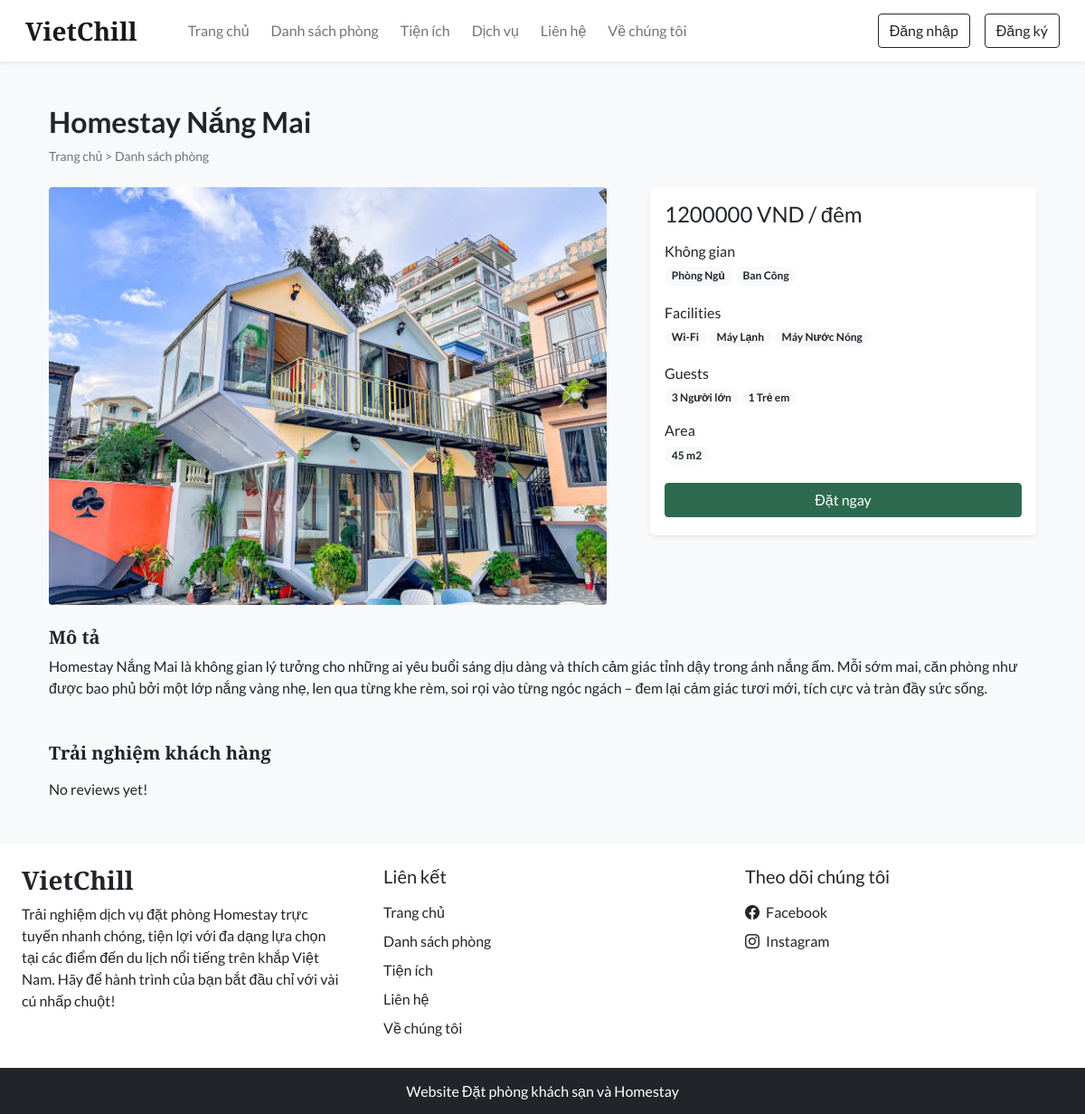
/room_details.php?id=10, run on the app's committed database.
### tables this page shows
CREATE TABLE `settings` (
  `sr_no` int(11) NOT NULL,
  `site_title` varchar(50) NOT NULL,
  `site_about` varchar(250) NOT NULL,
  `shutdown` tinyint(1) NOT NULL
);

CREATE TABLE `rooms` (
  `id` int(11) NOT NULL,
  `name` varchar(150) NOT NULL,
  `area` int(11) NOT NULL,
  `price` int(11) NOT NULL,
  `quantity` int(11) NOT NULL,
  `adult` int(11) NOT NULL,
  `children` int(11) NOT NULL,
  `description` varchar(350) NOT NULL,
  `status` tinyint(4) NOT NULL DEFAULT 1,
  `removed` int(11) NOT NULL DEFAULT 0
);

CREATE TABLE `room_images` (
  `sr_no` int(11) NOT NULL,
  `room_id` int(11) NOT NULL,
  `image` varchar(150) NOT NULL,
  `thumb` tinyint(4) NOT NULL DEFAULT 0
);

CREATE TABLE `features` (
  `id` int(11) NOT NULL,
  `name` varchar(50) NOT NULL
);

CREATE TABLE `facilities` (
  `id` int(11) NOT NULL,
  `icon` varchar(100) NOT NULL,
  `name` varchar(50) NOT NULL,
  `description` varchar(250) NOT NULL
);

### admin/inc/db_config.php (called while the page is built, shortened)
<?php
  function select($sql, $values, $datatypes) {
    $con = $GLOBALS['con'];
    if($stmt = mysqli_prepare($con, $sql)){
      mysqli_stmt_bind_param($stmt, $datatypes, ...$values);
      if(mysqli_stmt_execute($stmt)){
        $res = mysqli_stmt_get_result($stmt);
        return $res;
      }
      else{
        mysqli_stmt_close($stmt);
        die("Query cannot be executed - Execute");
      }
    }
    else{
      die("Query cannot be executed - Select");
    }
  }
?>

### room_details.php (the view, shortened to what this page needs)
<!DOCTYPE html>
<html lang="en">
<head>
  <?php require('inc/links.php'); ?>
</head>
<body class="bg-light">
  <?php require('inc/header.php'); ?>
  <?php
    $data = filteration($_GET);
    $room_res = select("SELECT * FROM `rooms` WHERE `id`=? AND `status`=? AND `removed`=?",[$data['id'],1,0],'iii');
    $room_data = mysqli_fetch_assoc($room_res);
  ?>
  <div class="container">
    <div class="row">
      <div class="col-12 my-5 mb-4 px-4">
        <h2 class="fw-bold"><?php echo $room_data['name'] ?></h2>
        <div style="font-size: 14px;">
          <a href="index.php" class="text-secondary text-decoration-none">Trang chủ</a>
          <span class="text-secondary"> > </span>
          <a href="rooms.php" class="text-secondary text-decoration-none">Danh sách phòng</a>
        </div>
      </div>
      <div class="col-lg-7 col-md-12 px-4">
        <div id="roomCarousel" class="carousel slide" data-bs-ride="carousel">
          <div class="carousel-inner">
            <?php
              $room_img = ROOMS_IMG_PATH."thumbnail.jpg";
              $img_q = mysqli_query($con,"SELECT * FROM `room_images`
                WHERE `room_id`='$room_data[id]'");
              if(mysqli_num_rows($img_q)>0)
              {
                $active_class = 'active';
                while($img_res = mysqli_fetch_assoc($img_q))
                {
                  echo"
                    <div class='carousel-item $active_class'>
                      <img src='".ROOMS_IMG_PATH.$img_res['image']."' class='d-block w-100 rounded'>
                    </div>
                  ";
                  $active_class='';
                }
              }
              else{
                echo"<div class='carousel-item active'>
                  <img src='$room_img' class='d-block w-100'>
                </div>";
              }
            ?>
          </div>
          <button class="carousel-control-prev" type="button" data-bs-target="#roomCarousel" data-bs-slide="prev">
            <span class="carousel-control-prev-icon" aria-hidden="true"></span>
          </button>
          <button class="carousel-control-next" type="button" data-bs-target="#roomCarousel" data-bs-slide="next">
            <span class="carousel-control-next-icon" aria-hidden="true"></span>
          </button>
        </div>
      </div>
      <div class="col-lg-5 col-md-12 px-4">
        <div class="card mb-4 border-0 shadow-sm rounded-3">
          <div class="card-body">
            <?php
              echo<<<price
                <h4>$room_data[price] VND / đêm</h4>
              price;
              $fea_q = mysqli_query($con,"SELECT f.name FROM `features` f
                INNER JOIN `room_features` rfea ON f.id = rfea.features_id
                WHERE rfea.room_id = '$room_data[id]'");
              $features_data = "";
              while($fea_row = mysqli_fetch_assoc($fea_q)){
                $features_data .="<span class='badge rounded-pill bg-light text-dark text-wrap me-1 mb-1'>
                  $fea_row[name]
                </span>";
              }
              echo<<<features
                <div class="mb-3">
                  <h6 class="mb-1">Không gian</h6>
                  $features_data
                </div>
              features;
              $fac_q = mysqli_query($con,"SELECT f.name FROM `facilities` f
                INNER JOIN `room_facilities` rfac ON f.id = rfac.facilities_id
                WHERE rfac.room_id = '$room_data[id]'");
              $facilities_data = "";
              while($fac_row = mysqli_fetch_assoc($fac_q)){
                $facilities_data .="<span class='badge rounded-pill bg-light text-dark text-wrap me-1 mb-1'>
                  $fac_row[name]
                </span>";
              }
              echo<<<facilities
                <div class="mb-3">
                  <h6 class="mb-1">Facilities</h6>
                  $facilities_data
                </div>
              facilities;
              echo<<<guests
                <div class="mb-3">
                  <h6 class="mb-1">Guests</h6>
                  <span class="badge rounded-pill bg-light text-dark text-wrap">
                    $room_data[adult] Người lớn
                  </span>
                  <span class="badge rounded-pill bg-light text-dark text-wrap">
                    $room_data[children] Trẻ em
                  </span>
                </div>
              guests;
              echo<<<area
                <div class="mb-3">
                  <h6 class="mb-1">Area</h6>
                  <span class='badge rounded-pill bg-light text-dark text-wrap me-1 mb-1'>
                    $room_data[area] m2
                  </span>
                </div>
              area;
              if(!$settings_r['shutdown']){
                $login=0;
                echo<<<book
                  <button onclick='checkLoginToBook($login,$room_data[id])' class="btn w-100 text-white custom-bg shadow-none mb-1">Đặt ngay</button>
                book;
              }
            ?>
          </div>
        </div>
      </div>
      <div class="col-12 mt-4 px-4">
        <div class="mb-5">
          <h5 class="fw-bold h-font">Mô tả</h5>
          <p>
            <?php echo $room_data['description'] ?>
          </p>
        </div>
        <div>
          <h5 class="fw-bold h-font mb-3">Trải nghiệm khách hàng</h5>
          <?php
            $review_q = "SELECT rr.*,uc.name AS uname, uc.profile, r.name AS rname FROM `rating_review` rr
              INNER JOIN `user_cred` uc ON rr.user_id = uc.id
              INNER JOIN `rooms` r ON rr.room_id = r.id
              WHERE rr.room_id = '$room_data[id]'
              ORDER BY `sr_no` DESC LIMIT 15";
            $review_res = mysqli_query($con,$review_q);
            if(mysqli_num_rows($review_res)==0){
              echo 'No reviews yet!';
            }
          ?>
        </div>
      </div>
    </div>
  </div>
  <?php require('inc/footer.php'); ?>
</body>
</html>

### inc/header.php (shortened to what this page needs)
<nav id="nav-bar" class="navbar navbar-expand-lg navbar-light bg-white px-lg-3 py-lg-2 shadow-sm sticky-top">
  <div class="container-fluid">
    <a class="navbar-brand me-5 fw-bold fs-3 h-font" href="index.php"><?php echo $settings_r['site_title'] ?></a>
    <div class="collapse navbar-collapse" id="navbarSupportedContent">
      <ul class="navbar-nav me-auto mb-2 mb-lg-0">
        <li class="nav-item">
          <a class="nav-link me-2" href="index.php">Trang chủ</a>
        </li>
        <li class="nav-item">
          <a class="nav-link me-2" href="rooms.php">Danh sách phòng</a>
        </li>
        <li class="nav-item">
          <a class="nav-link me-2" href="facilities.php">Tiện ích</a>
        </li>
        <li class="nav-item">
          <a class="nav-link me-2" href="services.php">Dịch vụ</a>
        </li>
        <li class="nav-item">
          <a class="nav-link me-2" href="contact.php">Liên hệ</a>
        </li>
        <li class="nav-item">
          <a class="nav-link" href="about.php">Về chúng tôi</a>
        </li>
      </ul>
      <div class="d-flex">
        <?php
          if(isset($_SESSION['login']) && $_SESSION['login']==true)
          {
            $path = USERS_IMG_PATH;
            echo<<<data
              <div class="btn-group">
                <button type="button" class="btn btn-outline-dark shadow-none dropdown-toggle" data-bs-toggle="dropdown" data-bs-display="static" aria-expanded="false">
                  <img src="$path$_SESSION[uPic]" style="width: 25px; height: 25px;" class="me-1 rounded-circle">
                  $_SESSION[uName]
                </button>
                <ul class="dropdown-menu dropdown-menu-lg-end">
                  <li><a class="dropdown-item" href="profile.php">Hồ sơ cá nhân</a></li>
                  <li><a class="dropdown-item" href="bookings.php">Lịch sử đặt phòng</a></li>
                  <li><a class="dropdown-item" href="logout.php">Đăng xuất</a></li>
                </ul>
              </div>
            data;
          }
          else
          {
            echo<<<data
              <button type="button" class="btn btn-outline-dark shadow-none me-lg-3 me-2" data-bs-toggle="modal" data-bs-target="#loginModal">
                Đăng nhập
              </button>
              <button type="button" class="btn btn-outline-dark shadow-none" data-bs-toggle="modal" data-bs-target="#registerModal">
                Đăng ký
              </button>
            data;
          }
        ?>
      </div>
    </div>
  </div>
</nav>

### inc/footer.php (shortened to what this page needs)
<div class="container-fluid bg-white mt-5">
  <div class="row">
    <div class="col-lg-4 p-4">
      <h3 class="h-font fw-bold fs-3 mb-2"><?php echo $settings_r['site_title'] ?></h3>
      <p>
        <?php echo $settings_r['site_about'] ?>
      </p>
    </div>
    <div class="col-lg-4 p-4">
      <h5 class="mb-3">Liên kết</h5>
      <a href="index.php" class="d-inline-block mb-2 text-dark text-decoration-none">Trang chủ</a> <br>
      <a href="rooms.php" class="d-inline-block mb-2 text-dark text-decoration-none">Danh sách phòng</a> <br>
      <a href="facilities.php" class="d-inline-block mb-2 text-dark text-decoration-none">Tiện ích</a> <br>
      <a href="contact.php" class="d-inline-block mb-2 text-dark text-decoration-none">Liên hệ</a> <br>
      <a href="about.php" class="d-inline-block mb-2 text-dark text-decoration-none">Về chúng tôi</a>
    </div>
    <div class="col-lg-4 p-4">
        <h5 class="mb-3">Theo dõi chúng tôi</h5>
        <a href="<?php echo $contact_r['fb'] ?>" class="d-inline-block text-dark text-decoration-none mb-2">
          <i class="bi bi-facebook me-1"></i> Facebook
        </a><br>
        <a href="<?php echo $contact_r['insta'] ?>" class="d-inline-block text-dark text-decoration-none">
          <i class="bi bi-instagram me-1"></i> Instagram
        </a><br>
    </div>
  </div>
</div>
<h6 class="text-center bg-dark text-white p-3 m-0">Website Đặt phòng khách sạn và Homestay</h6>

### css/common.css (style rules this page uses)
:root { --teal: #2D6A4F; --teal_hover: #2D6A4F; }
* { font-family: 'Lato', sans-serif; }
.h-font { font-family: 'Merriweather', serif; }
.custom-bg { background-color: var(--teal); border: 1px solid var(--teal); }

### data on the page
settings: site_title "VietChill", site_about "Trải nghiệm dịch vụ đặt phòng Homestay trực tuyến nhanh chóng, tiện lợi với đa dạng lựa chọn tại các điểm đến du lịch nổi tiếng trên khắp Việt Nam. Hãy để hành trình của bạn bắt đầu chỉ với vài cú nhấp chuột!"
rooms: name "Homestay Nắng Mai", price "1200000", adult "3", children "1", area "45", description "Homestay Nắng Mai là không gian lý tưởng cho những ai yêu buổi sáng dịu dàng và thích cảm giác tỉnh dậy trong ánh nắng ấm. Mỗi sớm mai, căn phòng như được bao phủ bởi một lớp nắng vàng nhẹ, len qua từng khe rèm, soi rọi vào từng ngóc ngách – đem lại cảm giác tươi mới, tích cực và tràn đầy sức sống."
room_images: image (picture)
features: name "Phòng Ngủ"
features: name "Ban Công"
facilities: name "Wi-Fi"
facilities: name "Máy Lạnh"
facilities: name "Máy Nước Nóng"
